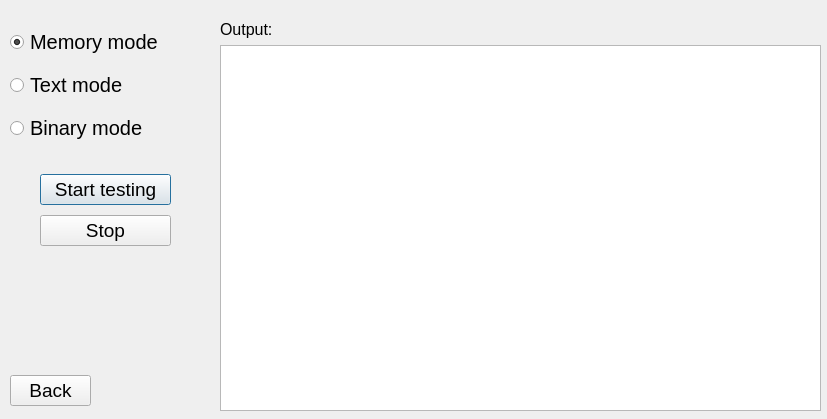
<?xml version="1.0" encoding="UTF-8"?>
<ui version="4.0">
 <class>BenchmarkWindow</class>
 <widget class="QDialog" name="BenchmarkWindow">
  <property name="geometry">
   <rect>
    <x>0</x>
    <y>0</y>
    <width>827</width>
    <height>419</height>
   </rect>
  </property>
  <property name="windowTitle">
   <string>Dialog</string>
  </property>
  <widget class="QWidget" name="verticalLayoutWidget">
   <property name="geometry">
    <rect>
     <x>10</x>
     <y>20</y>
     <width>201</width>
     <height>131</height>
    </rect>
   </property>
   <layout class="QVBoxLayout" name="verticalLayout">
    <item>
     <widget class="QRadioButton" name="radioButtonMemory">
      <property name="font">
       <font>
        <pointsize>15</pointsize>
       </font>
      </property>
      <property name="text">
       <string>Memory mode</string>
      </property>
      <property name="checked">
       <bool>true</bool>
      </property>
     </widget>
    </item>
    <item>
     <widget class="QRadioButton" name="radioButtonText">
      <property name="font">
       <font>
        <pointsize>15</pointsize>
       </font>
      </property>
      <property name="text">
       <string>Text mode</string>
      </property>
     </widget>
    </item>
    <item>
     <widget class="QRadioButton" name="radioButtonBinary">
      <property name="font">
       <font>
        <pointsize>15</pointsize>
       </font>
      </property>
      <property name="text">
       <string>Binary mode</string>
      </property>
     </widget>
    </item>
   </layout>
  </widget>
  <widget class="QWidget" name="verticalLayoutWidget_2">
   <property name="geometry">
    <rect>
     <x>40</x>
     <y>170</y>
     <width>131</width>
     <height>80</height>
    </rect>
   </property>
   <layout class="QVBoxLayout" name="verticalLayout_2">
    <item>
     <widget class="QPushButton" name="pushButtonStart">
      <property name="font">
       <font>
        <pointsize>14</pointsize>
       </font>
      </property>
      <property name="text">
       <string>Start testing</string>
      </property>
     </widget>
    </item>
    <item>
     <widget class="QPushButton" name="pushButtonStop">
      <property name="font">
       <font>
        <pointsize>14</pointsize>
       </font>
      </property>
      <property name="text">
       <string>Stop</string>
      </property>
     </widget>
    </item>
   </layout>
  </widget>
  <widget class="QWidget" name="verticalLayoutWidget_3">
   <property name="geometry">
    <rect>
     <x>10</x>
     <y>370</y>
     <width>81</width>
     <height>41</height>
    </rect>
   </property>
   <layout class="QVBoxLayout" name="verticalLayout_3">
    <item>
     <widget class="QPushButton" name="pushButtonBack">
      <property name="font">
       <font>
        <pointsize>14</pointsize>
       </font>
      </property>
      <property name="text">
       <string>Back</string>
      </property>
     </widget>
    </item>
   </layout>
  </widget>
  <widget class="QWidget" name="verticalLayoutWidget_4">
   <property name="geometry">
    <rect>
     <x>220</x>
     <y>20</y>
     <width>601</width>
     <height>391</height>
    </rect>
   </property>
   <layout class="QVBoxLayout" name="verticalLayout_4">
    <item>
     <widget class="QLabel" name="label">
      <property name="font">
       <font>
        <pointsize>12</pointsize>
       </font>
      </property>
      <property name="text">
       <string>Output:</string>
      </property>
     </widget>
    </item>
    <item>
     <widget class="QListWidget" name="listWidget">
      <property name="editTriggers">
       <set>QAbstractItemView::NoEditTriggers</set>
      </property>
      <property name="batchSize">
       <number>1000000000</number>
      </property>
     </widget>
    </item>
   </layout>
  </widget>
 </widget>
 <resources/>
 <connections/>
</ui>
